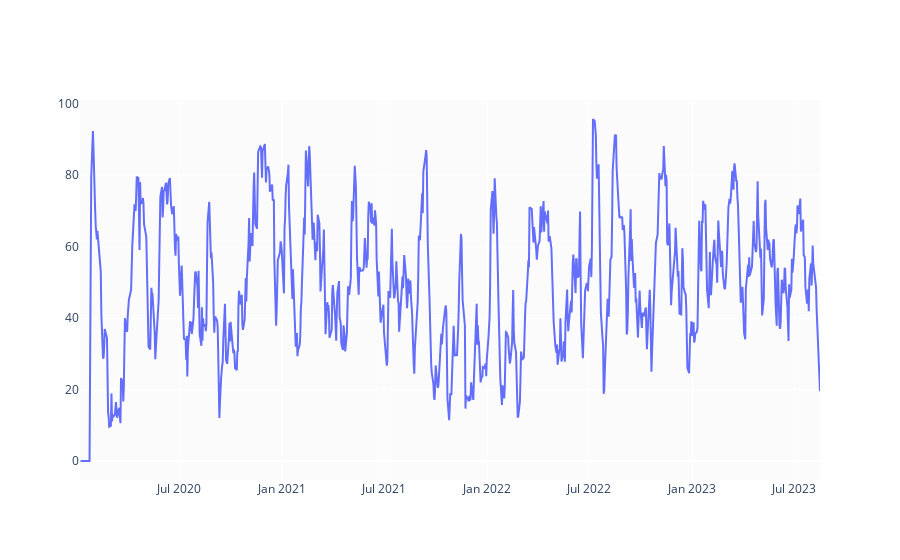

The code cell stored with this chart in its notebook:
### Code cell
def relative_strength_idx(df, n=14):
    close = df['Close']
    delta = close.diff()
    delta = delta[1:]
    pricesUp = delta.copy()
    pricesDown = delta.copy()
    pricesUp[pricesUp < 0] = 0
    pricesDown[pricesDown > 0] = 0    
    rollUp = pricesUp.rolling(n).mean()
    rollDown = pricesDown.abs().rolling(n).mean()
    rs = rollUp / rollDown
    rsi = 100.0 - (100.0 / (1.0 + rs))
    return rsi

df['RSI'] = relative_strength_idx(df).fillna(0)

fig = go.Figure(go.Scatter(x=df.Date, y=df.RSI, name='RSI'))
fig.show()

### Figure 1 — Plotly figure (JSON) as saved in the notebook; plotly's stock layout.template omitted (floating-point values rounded to 4 significant figures; data arrays with more than 128 entries replaced by an {"elided": "..."} marker saying what was removed)
{"data": [{"name": "RSI", "type": "scatter", "x": {"elided": "898 str values"}, "y": {"elided": "898 float values"}}], "layout": {}}
